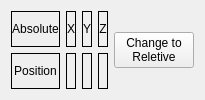
         <widget class="QWidget" name="page_6">
          <layout class="QGridLayout" name="gridLayout_3">
           <item row="0" column="0">
            <widget class="QLabel" name="label_8">
             <property name="frameShape">
              <enum>QFrame::Box</enum>
             </property>
             <property name="text">
              <string>Absolute</string>
             </property>
             <property name="alignment">
              <set>Qt::AlignCenter</set>
             </property>
            </widget>
           </item>
           <item row="0" column="4" rowspan="2">
            <widget class="QPushButton" name="droReletiveBtn">
             <property name="text">
              <string>Change to
Reletive</string>
             </property>
             <property name="page" stdset="0">
              <number>0</number>
             </property>
             <attribute name="buttonGroup">
              <string notr="true">droNavBtns</string>
             </attribute>
            </widget>
           </item>
           <item row="1" column="0">
            <widget class="QLabel" name="label_11">
             <property name="frameShape">
              <enum>QFrame::Box</enum>
             </property>
             <property name="text">
              <string>Position</string>
             </property>
             <property name="alignment">
              <set>Qt::AlignCenter</set>
             </property>
            </widget>
           </item>
           <item row="1" column="1">
            <widget class="StatusLabel" name="statuslabel_12">
             <property name="font">
              <font>
               <family>DejaVu Sans</family>
               <pointsize>12</pointsize>
              </font>
             </property>
             <property name="frameShape">
              <enum>QFrame::Box</enum>
             </property>
             <property name="alignment">
              <set>Qt::AlignCenter</set>
             </property>
             <property name="rules" stdset="0">
              <string>[{&quot;channels&quot;: [{&quot;url&quot;: &quot;position:abs?string&amp;axis=x&quot;, &quot;trigger&quot;: true}], &quot;property&quot;: &quot;Text&quot;, &quot;expression&quot;: &quot;ch[0]&quot;, &quot;name&quot;: &quot;Absolute Position&quot;}]</string>
             </property>
            </widget>
           </item>
           <item row="1" column="2">
            <widget class="StatusLabel" name="statuslabel_13">
             <property name="font">
              <font>
               <family>DejaVu Sans</family>
               <pointsize>12</pointsize>
              </font>
             </property>
             <property name="frameShape">
              <enum>QFrame::Box</enum>
             </property>
             <property name="alignment">
              <set>Qt::AlignCenter</set>
             </property>
             <property name="rules" stdset="0">
              <string>[{&quot;channels&quot;: [{&quot;url&quot;: &quot;position:abs?string&amp;axis=y&quot;, &quot;trigger&quot;: true}], &quot;property&quot;: &quot;Text&quot;, &quot;expression&quot;: &quot;ch[0]&quot;, &quot;name&quot;: &quot;Absolute Position&quot;}]</string>
             </property>
            </widget>
           </item>
           <item row="1" column="3">
            <widget class="StatusLabel" name="statuslabel_14">
             <property name="font">
              <font>
               <family>DejaVu Sans</family>
               <pointsize>12</pointsize>
              </font>
             </property>
             <property name="frameShape">
              <enum>QFrame::Box</enum>
             </property>
             <property name="alignment">
              <set>Qt::AlignCenter</set>
             </property>
             <property name="rules" stdset="0">
              <string>[{&quot;channels&quot;: [{&quot;url&quot;: &quot;position:abs?string&amp;axis=z&quot;, &quot;trigger&quot;: true}], &quot;property&quot;: &quot;Text&quot;, &quot;expression&quot;: &quot;ch[0]&quot;, &quot;name&quot;: &quot;Absolute Position&quot;}]</string>
             </property>
            </widget>
           </item>
           <item row="0" column="1">
            <widget class="StatusLabel" name="statuslabel_28">
             <property name="frameShape">
              <enum>QFrame::Box</enum>
             </property>
             <property name="text">
              <string>X</string>
             </property>
             <property name="alignment">
              <set>Qt::AlignCenter</set>
             </property>
             <property name="rules" stdset="0">
              <string>[{&quot;channels&quot;: [{&quot;url&quot;: &quot;status:joint.0.homed&quot;, &quot;trigger&quot;: true}], &quot;property&quot;: &quot;Style Sheet&quot;, &quot;expression&quot;: &quot;'border-color: #00EE00;' if ch[0] else ''&quot;, &quot;name&quot;: &quot;X Axis Homed&quot;}]</string>
             </property>
            </widget>
           </item>
           <item row="0" column="2">
            <widget class="StatusLabel" name="statuslabel_30">
             <property name="frameShape">
              <enum>QFrame::Box</enum>
             </property>
             <property name="text">
              <string>Y</string>
             </property>
             <property name="alignment">
              <set>Qt::AlignCenter</set>
             </property>
             <property name="rules" stdset="0">
              <string>[{&quot;channels&quot;: [{&quot;url&quot;: &quot;status:joint.1.homed&quot;, &quot;trigger&quot;: true}], &quot;property&quot;: &quot;Style Sheet&quot;, &quot;expression&quot;: &quot;'border-color: #00EE00;' if ch[0] else ''&quot;, &quot;name&quot;: &quot;Y Axis Homed&quot;}]</string>
             </property>
            </widget>
           </item>
           <item row="0" column="3">
            <widget class="StatusLabel" name="statuslabel_29">
             <property name="frameShape">
              <enum>QFrame::Box</enum>
             </property>
             <property name="text">
              <string>Z</string>
             </property>
             <property name="alignment">
              <set>Qt::AlignCenter</set>
             </property>
             <property name="rules" stdset="0">
              <string>[{&quot;channels&quot;: [{&quot;url&quot;: &quot;status:joint.2.homed&quot;, &quot;trigger&quot;: true}], &quot;property&quot;: &quot;Style Sheet&quot;, &quot;expression&quot;: &quot;'border-color: #00EE00;' if ch[0] else ''&quot;, &quot;name&quot;: &quot;Z Axis Homed&quot;}]</string>
             </property>
            </widget>
           </item>
          </layout>
         </widget>
